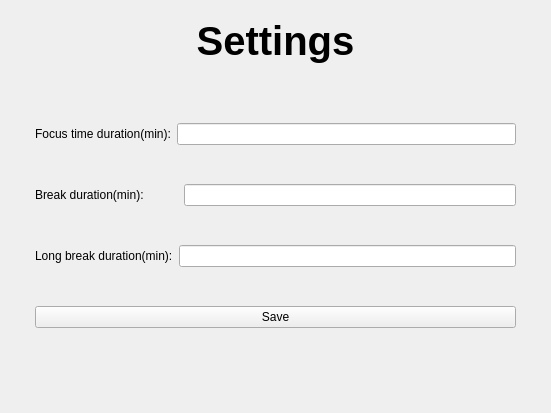
<?xml version="1.0" encoding="UTF-8"?>
<ui version="4.0">
 <class>Form</class>
 <widget class="QWidget" name="Form">
  <property name="geometry">
   <rect>
    <x>0</x>
    <y>0</y>
    <width>551</width>
    <height>413</height>
   </rect>
  </property>
  <property name="windowTitle">
   <string>Settings</string>
  </property>
  <widget class="QWidget" name="verticalLayoutWidget">
   <property name="geometry">
    <rect>
     <x>35</x>
     <y>90</y>
     <width>481</width>
     <height>271</height>
    </rect>
   </property>
   <layout class="QVBoxLayout" name="verticalLayout">
    <item>
     <layout class="QHBoxLayout" name="horizontalLayout">
      <item>
       <widget class="QLabel" name="FocusTimeDurationLabel">
        <property name="text">
         <string>Focus time duration(min):</string>
        </property>
       </widget>
      </item>
      <item>
       <widget class="QLineEdit" name="FocusTimeDurationLineEdit"/>
      </item>
     </layout>
    </item>
    <item>
     <layout class="QHBoxLayout" name="horizontalLayout_2">
      <property name="spacing">
       <number>40</number>
      </property>
      <item>
       <widget class="QLabel" name="BreakDurationLabel">
        <property name="text">
         <string>Break duration(min):</string>
        </property>
       </widget>
      </item>
      <item>
       <widget class="QLineEdit" name="BreakDurationLineEdit"/>
      </item>
     </layout>
    </item>
    <item>
     <layout class="QHBoxLayout" name="horizontalLayout_3">
      <item>
       <widget class="QLabel" name="LongBreakDurationLabel">
        <property name="text">
         <string>Long break duration(min):</string>
        </property>
       </widget>
      </item>
      <item>
       <widget class="QLineEdit" name="LongBreakDurationLineEdit"/>
      </item>
     </layout>
    </item>
    <item>
     <widget class="QPushButton" name="settingsSaveButton">
      <property name="text">
       <string>Save</string>
      </property>
     </widget>
    </item>
   </layout>
  </widget>
  <widget class="QLabel" name="settingsAppLabel">
   <property name="geometry">
    <rect>
     <x>120</x>
     <y>10</y>
     <width>311</width>
     <height>61</height>
    </rect>
   </property>
   <property name="font">
    <font>
     <pointsize>30</pointsize>
     <weight>75</weight>
     <italic>false</italic>
     <bold>true</bold>
    </font>
   </property>
   <property name="text">
    <string>Settings</string>
   </property>
   <property name="alignment">
    <set>Qt::AlignCenter</set>
   </property>
  </widget>
 </widget>
 <resources/>
 <connections/>
</ui>
